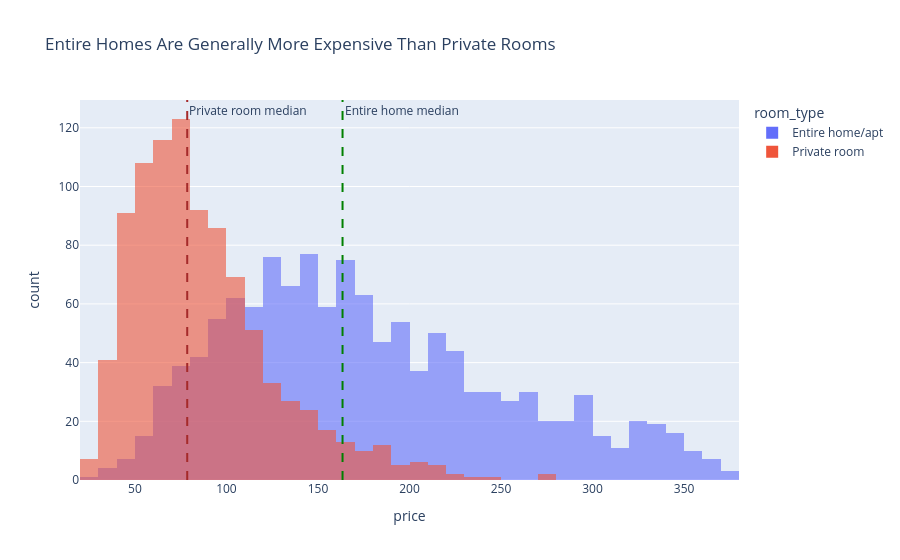

The notebook cell this image was saved under:
### Markdown cell above
## Task 1 — Histogram: price by room type (overlapping distributions)

**What to build:** A histogram showing price distributions for **Entire home/apt vs Private room** (exclude Shared room — too few observations) overlaid on the same chart.

**Requirements:**
- Both room types on the same chart (use `color='room_type'`)
- `barmode='overlay'` with `opacity=0.6` so both distributions are visible
- A vertical line for the median of EACH room type, differently coloured
- Insight title comparing the two distributions

> 💡 `df_cap[df_cap['room_type'].isin(['Entire home/apt','Private room'])]`

### Code cell
# Task 1
# YOUR CODE HERE

import plotly.express as px

rooms = df_cap[df_cap['room_type'].isin(
    ['Entire home/apt', 'Private room']
)]

fig = px.histogram(
    rooms,
    x='price',
    color='room_type',
    barmode='overlay',
    opacity=0.6,
    title='Entire Homes Are Generally More Expensive Than Private Rooms'
)

entire_median = rooms[rooms['room_type'] == 'Entire home/apt']['price'].median()
private_median = rooms[rooms['room_type'] == 'Private room']['price'].median()

fig.add_vline(
    x=entire_median,
    line_dash='dash',
    line_color='blue',
    annotation_text='Entire home median'
)

fig.add_vline(
    x=private_median,
    line_dash='dash',
    line_color='red',
    annotation_text='Private room median'
)

fig.show()

### Figure 1 — Plotly figure (JSON) as saved in the notebook; plotly's stock layout.template omitted (floating-point values rounded to 4 significant figures; data arrays with more than 128 entries replaced by an {"elided": "..."} marker saying what was removed)
{"data": [{"bingroup": "x", "hovertemplate": "room_type=Entire home/apt<br>price=%{x}<br>count=%{y}<extra></extra>", "legendgroup": "Entire home/apt", "marker": {"color": "#636efa", "opacity": 0.6, "pattern": {"shape": ""}}, "name": "Entire home/apt", "orientation": "v", "showlegend": true, "type": "histogram", "x": {"elided": "1251 float values"}, "xaxis": "x", "yaxis": "y"}, {"bingroup": "x", "hovertemplate": "room_type=Private room<br>price=%{x}<br>count=%{y}<extra></extra>", "legendgroup": "Private room", "marker": {"color": "#EF553B", "opacity": 0.6, "pattern": {"shape": ""}}, "name": "Private room", "orientation": "v", "showlegend": true, "type": "histogram", "x": {"elided": "942 float values"}, "xaxis": "x", "yaxis": "y"}], "layout": {"annotations": [{"showarrow": false, "text": "Entire home median", "x": 163.4, "xanchor": "left", "xref": "x", "y": 1, "yanchor": "top", "yref": "y domain"}, {"showarrow": false, "text": "Private room median", "x": 78.57, "xanchor": "left", "xref": "x", "y": 1, "yanchor": "top", "yref": "y domain"}], "barmode": "overlay", "legend": {"title": {"text": "room_type"}, "tracegroupgap": 0}, "shapes": [{"line": {"color": "green", "dash": "dash"}, "type": "line", "x0": 163.4, "x1": 163.4, "xref": "x", "y0": 0, "y1": 1, "yref": "y domain"}, {"line": {"color": "brown", "dash": "dash"}, "type": "line", "x0": 78.57, "x1": 78.57, "xref": "x", "y0": 0, "y1": 1, "yref": "y domain"}], "title": {"text": "Entire Homes Are Generally More Expensive Than Private Rooms"}, "xaxis": {"anchor": "y", "domain": [0, 1], "title": {"text": "price"}}, "yaxis": {"anchor": "x", "domain": [0, 1], "title": {"text": "count"}}}}
